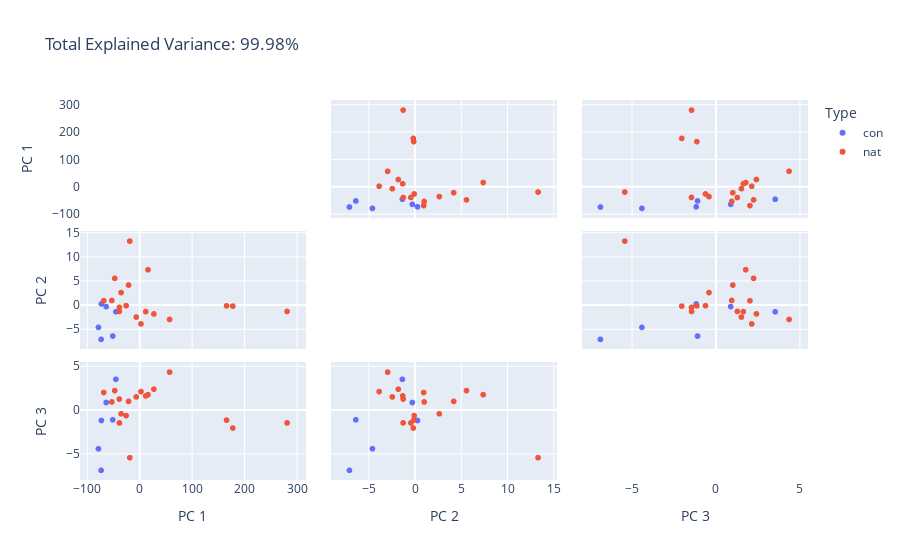

Write notebook code for a chart like this one.
### Markdown cell above
### Isolation Forest

### Code cell
n_components = 3
pca = PCA(n_components=n_components)
components = pca.fit_transform(data.iloc[:,2:].values.round(decimals=3))

total_var = pca.explained_variance_ratio_.sum() * 100

labels = {str(i): f"PC {i+1}" for i in range(n_components)}
labels['color'] = 'Type'

fig = px.scatter_matrix(
    components,
    color=data['Type'],
    dimensions=range(n_components),
    labels=labels,
    title=f'Total Explained Variance: {total_var:.2f}%',
)
fig.update_traces(diagonal_visible=False)
fig.show()

### Figure 1 — Plotly figure (JSON) as saved in the notebook; plotly's stock layout.template omitted (floating-point values rounded to 4 significant figures)
{"data": [{"diagonal": {"visible": false}, "dimensions": [{"axis": {"matches": true}, "label": "PC 1", "values": [-45.35, -73.66, -63.99, -73.02, -78.71, -51.36]}, {"axis": {"matches": true}, "label": "PC 2", "values": [-1.353, -7.089, -0.2725, 0.2855, -4.594, -6.4]}, {"axis": {"matches": true}, "label": "PC 3", "values": [3.554, -6.877, 0.8991, -1.164, -4.402, -1.083]}], "hovertemplate": "Type=con<br>%{xaxis.title.text}=%{x}<br>%{yaxis.title.text}=%{y}<extra></extra>", "legendgroup": "con", "marker": {"color": "#636efa", "symbol": "circle"}, "name": "con", "showlegend": true, "type": "splom"}, {"diagonal": {"visible": false}, "dimensions": [{"axis": {"matches": true}, "label": "PC 1", "values": [-38.75, 2.589, 166.1, -21.21, -53.09, -18.8, -25.83, -35.44, 16.01, 11.63, -6.419, 57.22, -38.68, -68.61, 178.0, -47.57, 281.7, 27.2]}, {"axis": {"matches": true}, "label": "PC 2", "values": [-1.27, -3.874, -0.1197, 4.205, 1.006, 13.35, -0.07281, 2.649, 7.399, -1.319, -2.446, -2.949, -0.4365, 0.9536, -0.1743, 5.596, -1.276, -1.795]}, {"axis": {"matches": true}, "label": "PC 3", "values": [1.295, 2.152, -1.123, 1.023, 0.9606, -5.424, -0.6089, -0.3981, 1.794, 1.652, 1.536, 4.38, -1.442, 2.045, -2.024, 2.261, -1.439, 2.433]}], "hovertemplate": "Type=nat<br>%{xaxis.title.text}=%{x}<br>%{yaxis.title.text}=%{y}<extra></extra>", "legendgroup": "nat", "marker": {"color": "#EF553B", "symbol": "circle"}, "name": "nat", "showlegend": true, "type": "splom"}], "layout": {"dragmode": "select", "legend": {"title": {"text": "Type"}, "tracegroupgap": 0}, "title": {"text": "Total Explained Variance: 99.98%"}}}
